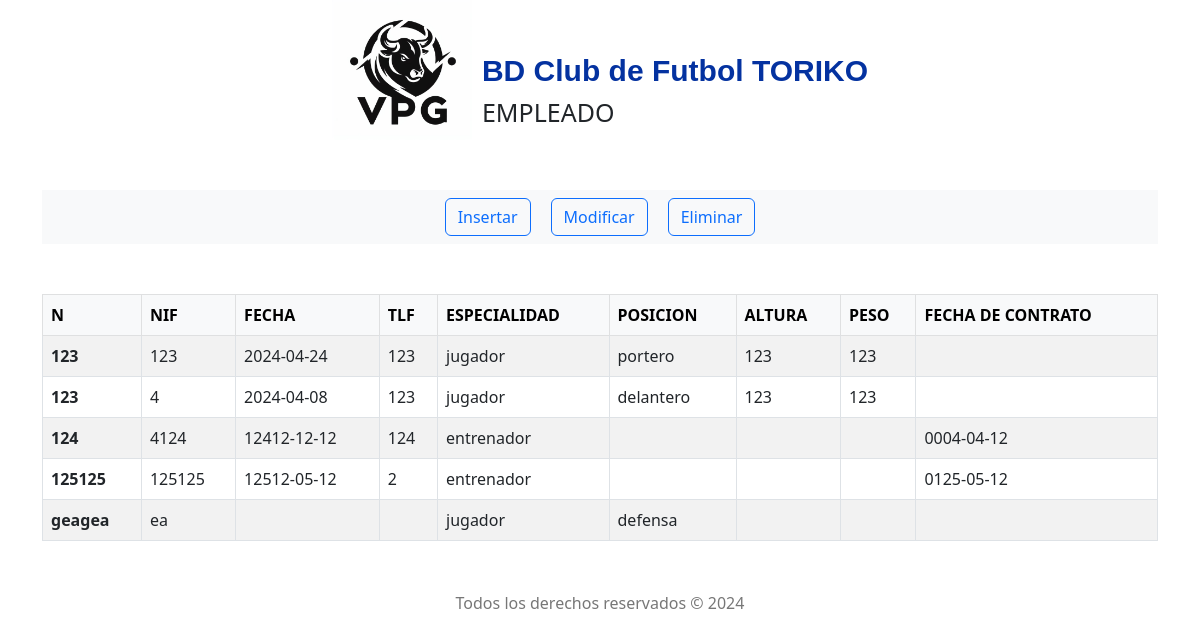
The page / on the database its author committed.
### aplicacion.py (models this page shows)
class Empleado(db.Model):
    __tablename__ = 'empleado'
    _nif = db.Column(db.String(9), primary_key=True)
    nombre = db.Column(db.String(100))
    telefono = db.Column(db.String(100))
    direccion = db.Column(db.String(300))
    fecha = db.Column(db.String(8))
    tipo = db.Column(db.String(50), nullable=False)
    __mapper_args__ = {
        'polymorphic_on': tipo,
        'polymorphic_identity': 'empleado',
        'with_polymorphic':'*'
    }

class Jugador(Empleado):
    __tablename__ = "jugador"
    _nif = db.Column(db.String(9), db.ForeignKey('empleado._nif'), primary_key=True)
    peso = db.Column(db.Integer)
    altura = db.Column(db.Integer)
    posicion = db.Column(db.String(50), nullable=False)
    __mapper_args__ = {
        'polymorphic_identity': 'jugador',
    }

class Empleado(db.Model):
    __tablename__ = 'empleado'
    _nif = db.Column(db.String(9), primary_key=True)
    nombre = db.Column(db.String(100))
    telefono = db.Column(db.String(100))
    direccion = db.Column(db.String(300))
    fecha = db.Column(db.String(8))
    tipo = db.Column(db.String(50), nullable=False)
    __mapper_args__ = {
        'polymorphic_on': tipo,
        'polymorphic_identity': 'empleado',
        'with_polymorphic':'*'
    }

class Entrenador(Empleado):
    __tablename__ = "entrenador"
    _nif = db.Column(db.String(9), db.ForeignKey('empleado._nif'), primary_key=True)
    fecha_inicio_entrenador = db.Column(db.String(8))
    __mapper_args__ = {
        'polymorphic_identity': 'entrenador'
    }

### aplicacion.py (the view)
@app.route("/")
def home():
    empleados = Empleado.query.limit(100).all()
    for empleado in empleados:
        if empleado.tipo == "jugador":
            print(empleado.posicion)
    return render_template("index.html", empleados=empleados)

### templates/index.html (shortened to what this page needs)
<!DOCTYPE html>
<html lang="es">
<head>
    <link href="https://cdn.jsdelivr.net/npm/bootstrap@5.3.0-alpha1/dist/css/bootstrap.min.css" rel="stylesheet">
</head>
<body>
    <div class="container">
        <div class="container" style="display: flex; align-items: center; justify-content: center;">
            <img src="{{ url_for('static', filename='LOGO.jpg') }}" alt="logo" class="logo" style="margin-right: 10px;">
            <div>
                <h1 class="titulo mt-5" style="font-weight:800; font-size: 30px;">BD Club de Futbol TORIKO</h1>
                <h2  style="font-size: 25px;">EMPLEADO</h2>
            </div>
        </div>
    <div style="margin-top: 50px;">
        <nav class="navbar navbar-expand-lg navbar-light bg-light">
            <div class="container">
                <div class="collapse navbar-collapse" id="navbarNav">
                    <ul class="navbar-nav mx-auto" style="padding: 0px">
                        <li class="nav-item" style="margin-right: 20px;">
                            <a type="button" class="btn btn-outline-primary" href="/insertar">Insertar</a>
                        </li>
                        <li class="nav-item" style="margin-right: 20px;">
                            <a type="button" class="btn btn-outline-primary" href="/modificar">Modificar</a>
                        </li>
                        <li class="nav-item">
                            <a type="button" class="btn btn-outline-primary" href="/eliminar">Eliminar</a>
                        </li>
                    </ul>
                </div>
            </div>
        </nav>
        <table style="width: 100%; margin-top: 50px;" class="table table-bordered table-striped table-responsive">
            <thead class="table-light">
                <tr>
                    <th>N</th>
                    <th>NIF</th>
                    <th>FECHA</th>
                    <th>TLF</th>
                    <th>ESPECIALIDAD</th>
                    <th>POSICION</th>
                    <th>ALTURA</th>
                    <th>PESO</th>
                    <th>FECHA DE CONTRATO</th>
                </tr>
            </thead>
            <tbody>
                {% block content %}
                    {% for empleado in empleados %}
                        <tr scope="row">
                            <th>
                                {{empleado.nombre}}
                            </th>
                            <td>
                                {{empleado._nif}}
                            </td>
                            <td>
                                {{empleado.fecha}}
                            </td>
                            <td>
                                {{empleado.telefono}}
                            </td>
                            <td>
                                {{empleado.tipo}}
                            </td>
                            <td>
                                {{empleado.posicion}}
                            </td>
                            <td>
                                {{empleado.altura}}
                            </td>
                            <td>
                                {{empleado.peso}}
                            </td>
                            <td>
                                {{empleado.fecha_inicio_entrenador}}
                            </td>
                        </tr>
                    {% endfor %}
                {% endblock %}
            </tbody>
        </table>
    </div>
    <div class="footer">
        <p>Todos los derechos reservados &copy; 2024</p>
    </div>
</div>
</body>
</html>

### templates/index.html (style rules this page uses)
.titulo { text-align: center; margin-top: 15px; font-family: 'Arial', sans-serif; color: #0432A0; }
.logo { width: 140px; }
.footer { text-align: center; margin-top: 50px; color: #777; }

### rows shown on the page
Jugador: nombre "123", _nif "123", fecha "2024-04-24", telefono "123", tipo "jugador", posicion "portero", altura "123", peso "123"
Jugador: nombre "123", _nif "4", fecha "2024-04-08", telefono "123", tipo "jugador", posicion "delantero", altura "123", peso "123"
Entrenador: nombre "124", _nif "4124", fecha "12412-12-12", telefono "124", tipo "entrenador", fecha_inicio_entrenador "0004-04-12"
Entrenador: nombre "125125", _nif "125125", fecha "12512-05-12", telefono "2", tipo "entrenador", fecha_inicio_entrenador "0125-05-12"
Jugador: nombre "geagea", _nif "ea", tipo "jugador", posicion "defensa"
